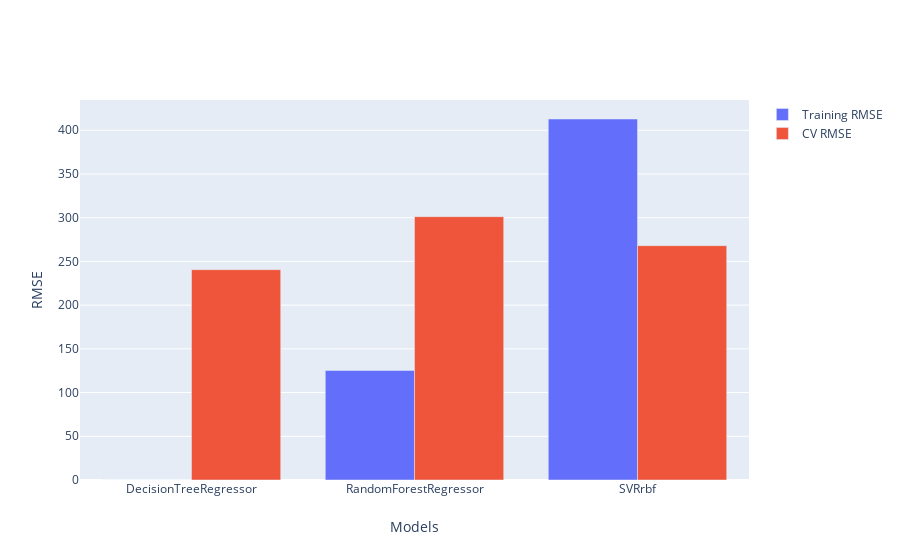

Here is the notebook cell this chart was saved with:
### Markdown cell above
The error from the SVM regressor using a linear kernel dominates the error graph, so we plot the error again after removing it.

### Code cell
models.pop("SVRlinear")
compare_models(models)

### Figure 1 — Plotly figure (JSON) as saved in the notebook; plotly's stock layout.template omitted (floating-point values rounded to 4 significant figures)
{"data": [{"name": "Training RMSE", "type": "bar", "x": ["DecisionTreeRegressor", "RandomForestRegressor", "SVRrbf"], "y": [0, 125.3, 412.9]}, {"name": "CV RMSE", "type": "bar", "x": ["DecisionTreeRegressor", "RandomForestRegressor", "SVRrbf"], "y": [240.6, 301.2, 268.1]}], "layout": {"xaxis": {"title": {"text": "Models"}}, "yaxis": {"title": {"text": "RMSE"}}}}
